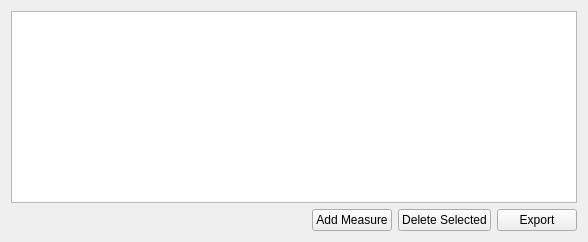
     <widget class="QWidget" name="pageBrowseMeasures">
      <layout class="QVBoxLayout">
       <item>
        <widget class="QTableView" name="tableMeasures">
         <property name="editTriggers">
          <set>QAbstractItemView::DoubleClicked</set>
         </property>
         <property name="alternatingRowColors">
          <bool>true</bool>
         </property>
         <property name="selectionBehavior">
          <enum>QAbstractItemView::SelectRows</enum>
         </property>
         <property name="sortingEnabled">
          <bool>true</bool>
         </property>
        </widget>
       </item>
       <item>
        <layout class="QHBoxLayout">
         <item>
          <spacer>
           <property name="orientation">
            <enum>Qt::Horizontal</enum>
           </property>
           <property name="sizeHint" stdset="0">
            <size>
             <width>301</width>
             <height>20</height>
            </size>
           </property>
          </spacer>
         </item>
         <item>
          <widget class="QPushButton" name="btnAddMeasure">
           <property name="text">
            <string>Add Measure</string>
           </property>
          </widget>
         </item>
         <item>
          <widget class="QPushButton" name="btnDeleteMeasure">
           <property name="text">
            <string>Delete Selected</string>
           </property>
          </widget>
         </item>
         <item>
          <widget class="QPushButton" name="btnExportMeasures">
           <property name="text">
            <string>Export</string>
           </property>
          </widget>
         </item>
        </layout>
       </item>
      </layout>
     </widget>
